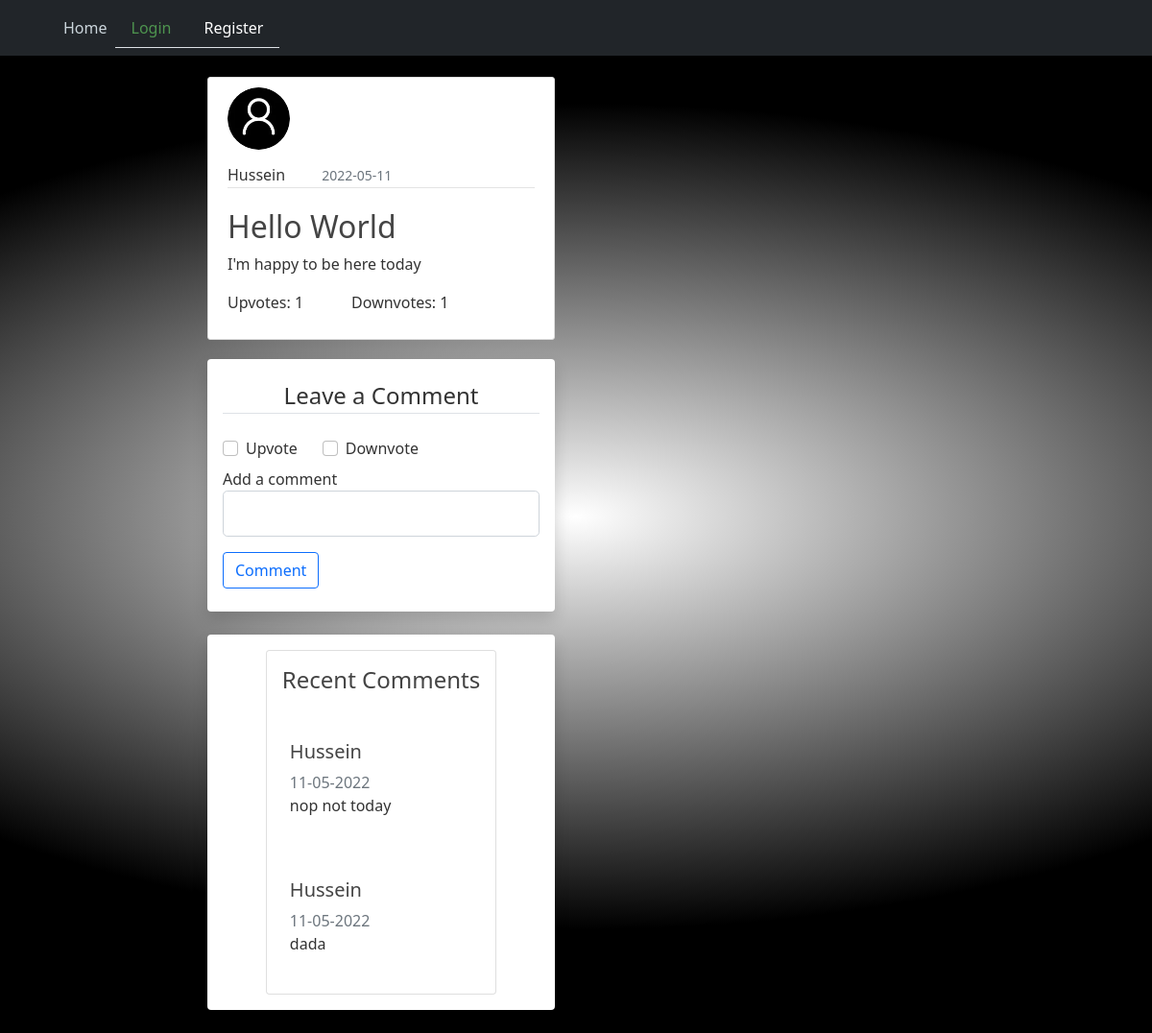
/post/1, run on the app's committed database.
### flaskblog/models.py (models this page shows, shortened)
class User(db.Model, UserMixin):
    id = db.Column(db.Integer, primary_key=True)
    username = db.Column(db.String(20), unique=True, nullable=False)
    email = db.Column(db.String(120), unique=True, nullable=False)
    image_file = db.Column(db.String(20), nullable=False, default='default.jpg')
    password = db.Column(db.String(60), nullable=False)
    posts = db.relationship('Post', backref='author', lazy=True)
    comments = db.relationship('Comments', backref='user_comments', lazy=True)

class Post(db.Model):
    id = db.Column(db.Integer, primary_key=True)
    title = db.Column(db.String(100), nullable=False)
    likes = db.Column(db.Integer, nullable=False, default=0)
    dislikes = db.Column(db.Integer, nullable=False, default=0)
    date_posted = db.Column(db.DateTime, nullable=False, default=datetime.utcnow)
    content = db.Column(db.Text, nullable=False)
    user_id = db.Column(db.Integer, db.ForeignKey('user.id'), nullable=False)
    comments = db.relationship('Comments', backref='topicpost', lazy=True)

class Comments(db.Model):
    id = db.Column(db.Integer, primary_key=True)
    content = db.Column(db.Text, nullable=False)
    date_posted = db.Column(db.DateTime, nullable=False, default=datetime.utcnow)
    post_id = db.Column(db.Integer, db.ForeignKey('post.id'), nullable=False)
    user_id = db.Column(db.Integer, db.ForeignKey('user.id'), nullable=False)

### flaskblog/routes.py (the view, shortened to what this page needs)
@app.route("/post/<int:post_id>" , methods=['GET', 'POST'])
def post(post_id):
    post = Post.query.get_or_404(post_id)
    comments = Comments.query.order_by(Comments.date_posted.desc()).filter_by(post_id=post_id)
    form = CommentForm()
    return render_template('post.html', post=post, form=form, comments=comments)

### flaskblog/forms.py
class CommentForm(FlaskForm):
    content = StringField('Add a comment', validators=[DataRequired()])
    upvote = BooleanField('Upvote')
    downvote = BooleanField('Downvote')
    submit = SubmitField('Comment')

### flaskblog/templates/post.html (shortened to what this page needs)
{% extends "layout.html" %}
{% block content %}
<article class="media content-section">
  <img style="margin-bottom: 14px;" class="rounded-circle article-img"  src="{{ url_for('static', filename='profile_pics/' + post.author.image_file) }}">
  <div class="media-body">
    <div style="margin-bottom: 21px;" class="article-metadata">
      <span class="mr-2" href="#">{{ post.author.username }}</span>
      <small class="text-muted" style="margin-left:34px;">{{ post.date_posted.strftime('%Y-%m-%d') }}</small>
    </div>
    <h2 class="article-title">{{ post.title }}</h2>
    <p class="article-content">{{ post.content }}</p>
  </div>
  <div style="display: flex">
    <p>Upvotes: {{post.likes}}</p>
    <p style="margin-left: 50px">Downvotes: {{post.dislikes}}</p>
  </div>
</article>
<div class="container shadow p-3 mb-4 bg-body rounded" style="max-width: 900px; margin: 20px auto">
  <form method="POST" action="">
    <fieldset class="form-group mt-1 mb-2">
      <legend class="border-bottom mb-4 text-center">Leave a Comment</legend>
      <div class="form-check" style="display: flex">
        <div>
          {{ form.upvote(class="form-check-input") }} {{
          form.upvote.label(class="form-check-label") }}
        </div>
        <div style="margin-left: 50px">
          {{ form.downvote(class="form-check-input") }} {{
          form.downvote.label(class="form-check-label") }}
        </div>
      </div>
      <div class="form-group mt-2 mb-2">
        {{ form.content.label(class="form-control-label") }} {% if
        form.content.errors %} {{ form.content(class="form-control
        form-control-lg is-invalid") }}
        <div class="invalid-feedback">
          {% for error in form.password.errors %}
          <span>{{ error }}</span>
          {% endfor %}
        </div>
        {% else %} {{ form.content(class="form-control form-control-lg") }} {%
        endif %}
      </div>
    </fieldset>
    <div class="form-group mt-2 mb-2">
      {{ form.submit(class="btn btn-outline-primary") }}
    </div>
  </form>
</div>
<div class="container d-flex justify-content-center mt-100 mb-100 shadow p-3 mb-4 bg-body rounded" style="max-width: 900px; margin: 20px auto">
  <div class="row">
    <div class="col-md-12">
      <div class="card">
        <div class="card-body">
          <h4 class="card-title">Recent Comments</h4>
        </div>
        {% for comment in comments%}
        <div class="comment-widgets m-b-20 p-4">
          <div class="d-flex flex-row comment-row">
            <div class="comment-text w-100">
              <h5>{{comment.user_comments.username}}</h5>
              <div class="comment-footer">
                <span class="date text-muted">{{comment.date_posted.strftime('%d-%m-%Y')}}</span>
              </div>
              <p class="m-b-5 m-t-10">{{comment.content}}</p>
            </div>
          </div>
        </div>
        {% endfor %}
      </div>
    </div>
  </div>
</div>
{% endblock content %}

### flaskblog/static/main.css (style rules this page uses)
body { background: radial-gradient(80% 40%, white, black); color: #333333; margin-top: 5rem; }
h1, h2, h3, h4, h5, h6 { color: #444444; }
.content-section { background: #ffffff; padding: 10px 20px; border: 1px solid #dddddd; border-radius: 3px; margin-bottom: 20px; }
.article-title { color: #444444; }
.article-content { white-space: pre-line; }
.article-img { height: 65px; width: 65px; margin-right: 16px; }
.article-metadata { padding-bottom: 1px; margin-bottom: 4px; border-bottom: 1px solid #e3e3e3 }

### data on the page
User: image_file (placeholder picture), author.username "Hussein"
Post: date_posted "2022-05-11", title "Hello World", content "I'm happy to be here today", likes "1", dislikes "1"
Comments: user_comments.username "Hussein", date_posted "11-05-2022", content "nop not today"
Comments: user_comments.username "Hussein", date_posted "11-05-2022", content "dada"
